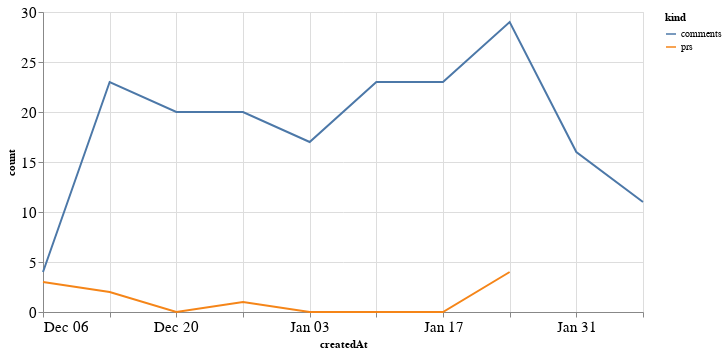

Source (notebook cell):
### Code cell
alt.Chart(total_time, width=600).mark_line().encode(
    x='createdAt',
    y='count',
    color='kind'
)

### Figure 1 — Vega-Lite specification as saved in the notebook (floating-point values rounded to 4 significant figures)
{"config": {"axisLeft": {"labelFontSize": 15}, "axisBottom": {"labelFontSize": 15}}, "data": {"name": "data-f91f96ae4472c6cacb3b5c9828acc9fc"}, "mark": "line", "encoding": {"color": {"type": "nominal", "field": "kind"}, "x": {"type": "temporal", "field": "createdAt"}, "y": {"type": "quantitative", "field": "count"}}, "width": 600, "$schema": "https://vega.github.io/schema/vega-lite/v4.8.1.json", "datasets": {"data-f91f96ae4472c6cacb3b5c9828acc9fc": [{"createdAt": "2020-12-06T00:00:00", "kind": "prs", "count": 3.0}, {"createdAt": "2020-12-13T00:00:00", "kind": "prs", "count": 2.0}, {"createdAt": "2020-12-20T00:00:00", "kind": "prs", "count": 0.0}, {"createdAt": "2020-12-27T00:00:00", "kind": "prs", "count": 1.0}, {"createdAt": "2021-01-03T00:00:00", "kind": "prs", "count": 0.0}, {"createdAt": "2021-01-10T00:00:00", "kind": "prs", "count": 0.0}, {"createdAt": "2021-01-17T00:00:00", "kind": "prs", "count": 0.0}, {"createdAt": "2021-01-24T00:00:00", "kind": "prs", "count": 4.0}, {"createdAt": "2021-01-31T00:00:00", "kind": "prs", "count": null}, {"createdAt": "2021-02-07T00:00:00", "kind": "prs", "count": null}, {"createdAt": "2020-12-06T00:00:00", "kind": "comments", "count": 4.0}, {"createdAt": "2020-12-13T00:00:00", "kind": "comments", "count": 23.0}, {"createdAt": "2020-12-20T00:00:00", "kind": "comments", "count": 20.0}, {"createdAt": "2020-12-27T00:00:00", "kind": "comments", "count": 20.0}, {"createdAt": "2021-01-03T00:00:00", "kind": "comments", "count": 17.0}, {"createdAt": "2021-01-10T00:00:00", "kind": "comments", "count": 23.0}, {"createdAt": "2021-01-17T00:00:00", "kind": "comments", "count": 23.0}, {"createdAt": "2021-01-24T00:00:00", "kind": "comments", "count": 29.0}, {"createdAt": "2021-01-31T00:00:00", "kind": "comments", "count": 16.0}, {"createdAt": "2021-02-07T00:00:00", "kind": "comments", "count": 11.0}]}}
